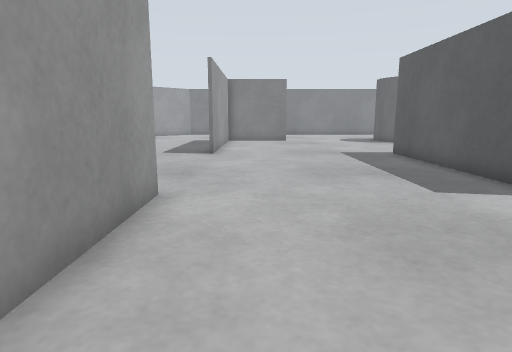
view 1 (above)

21 first-person views from a walk through a robot-simulator world made for Gazebo. The camera is 0.39 m above the floor, tilts 10° down and sees 75° across. The floor is counted in squares, 0.25 m on a side. Each view is taken from the middle of a square. On the plan, view 1 faces up. The plan holds only what a view shows up to about 16 squares ahead; the rest is blank.

view 2
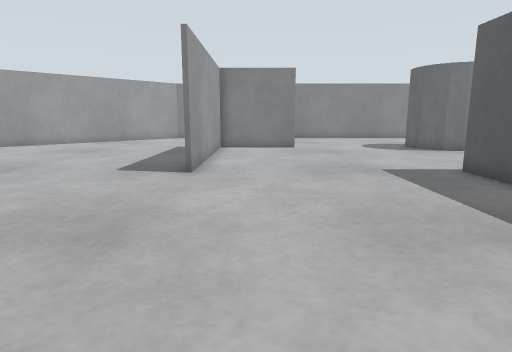

view 3
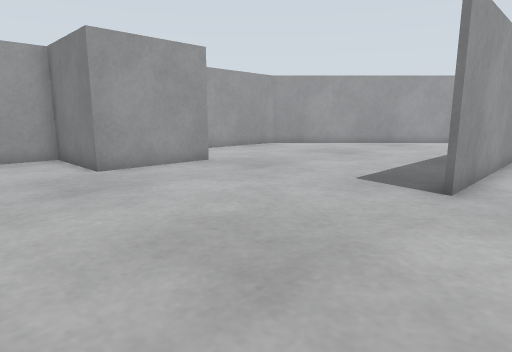

view 4
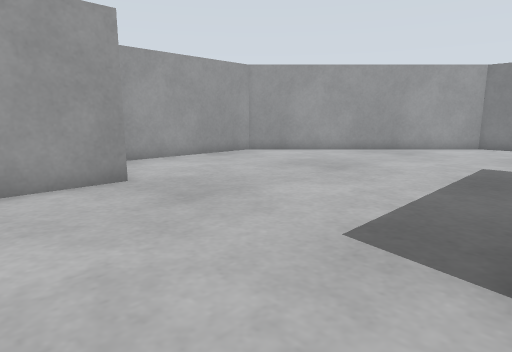

view 5
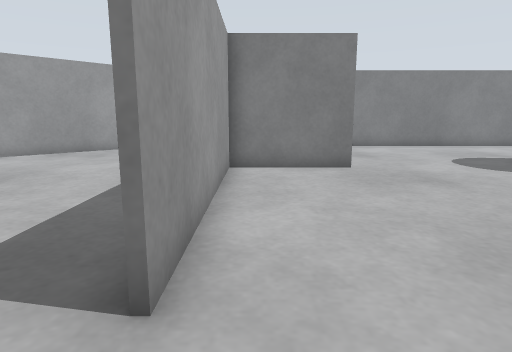

view 6
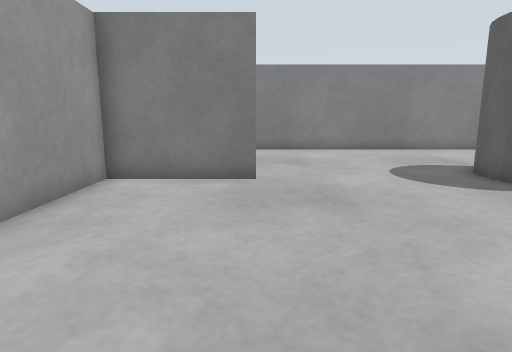

view 7
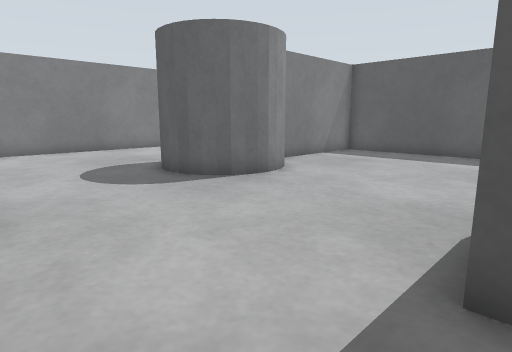

view 8
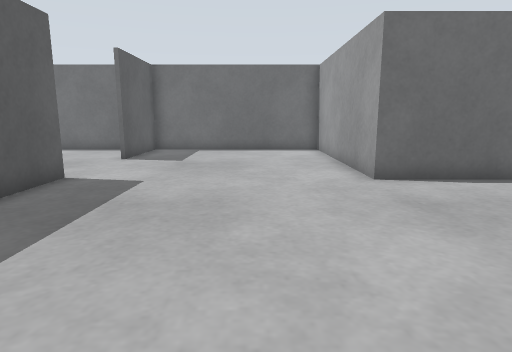

view 9
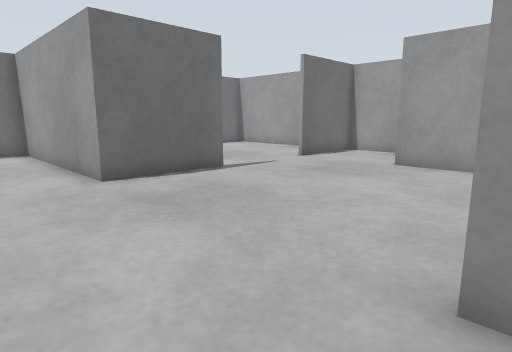

view 10
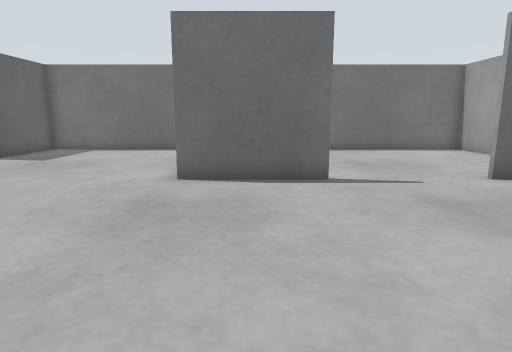

view 11
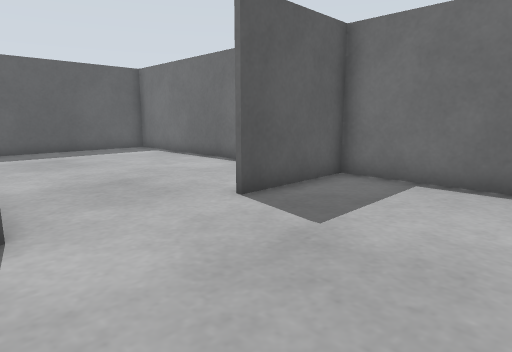

view 12
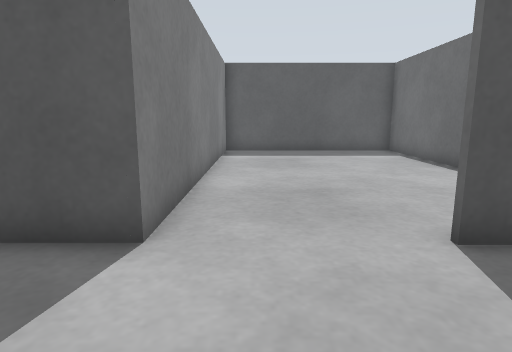

view 13
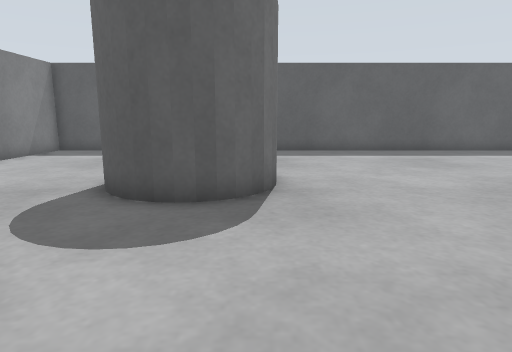

view 14
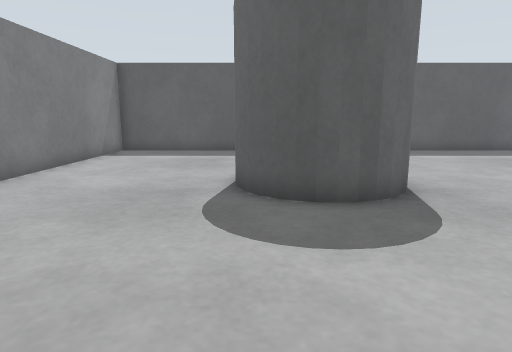

view 15
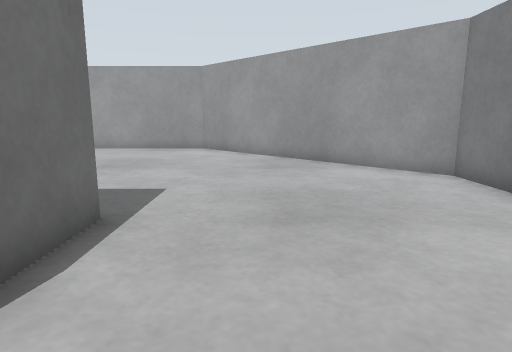

view 16
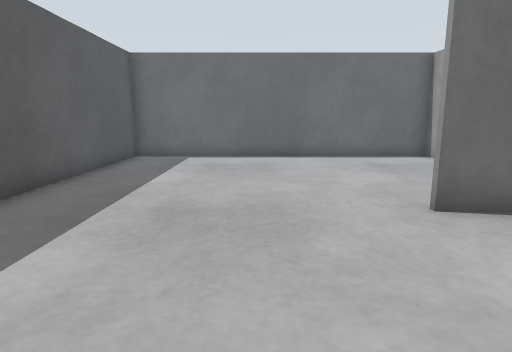

view 17
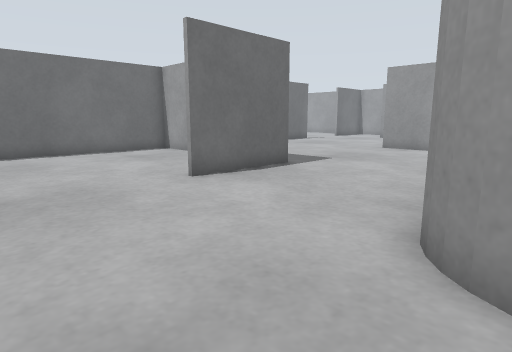

view 18
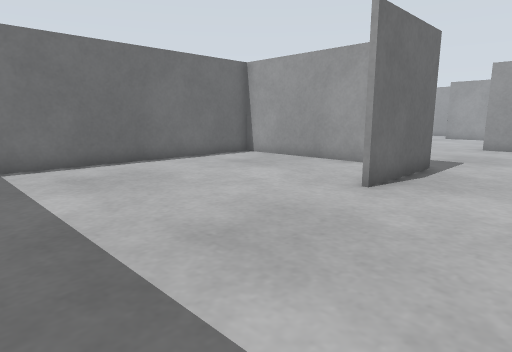

view 19
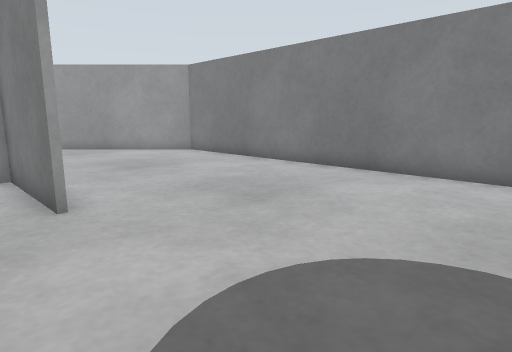

view 20
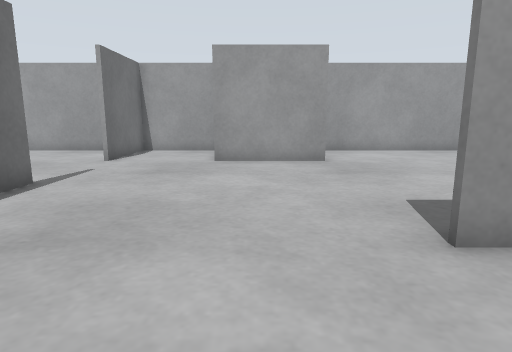

view 21
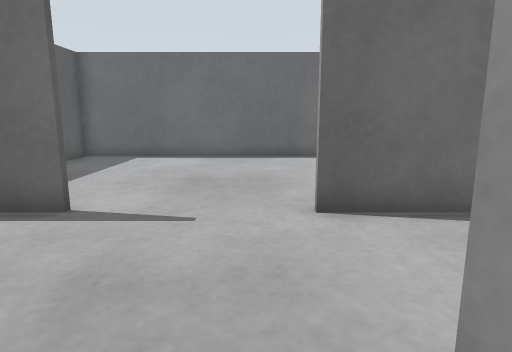

### Floor plan
Ten units are one square. View 1 is at (0, 0); x grows to the right and y downward. Boxes are objects, and circles mark ways between rooms. Rooms are numbered by the first view taken in them; rooms with no view inside come last. Other rooms are left out.
<svg viewBox="-143 -308 327 327">
<path fill="none" stroke="#000" d="M21 -224 -18 -224 -18 -144M-20 -226 1 -226M81 -219 80 -227M80 -221 81 -231 84 -238 90 -243 97 -245M-100 -146 -100 -105 -138 -105 -138 -67 -100 -67M102 -205 94 -206 87 -209 82 -215 79 -225M106 -205 98 -205 90 -207 84 -212 79 -223 82 -235 87 -241 94 -244 101 -245M-59 -67 -20 -67 -20 14M60 -64 60 -146 100 -146M-19 13 60 13 60 -25M178 -249 178 -303 -59 -303 -138 -224 -138 -153M62 -125 62 -67 179 -67M116 -212 109 -207 102 -205M117 -214 113 -209M119 -218 115 -210 106 -205M178 -69 178 -224 129 -224M76 13 178 13 178 -69M179 -64 60 -64M-138 -49 -138 13 -19 13M-22 14 -22 -1"/>
<circle cx="100" cy="-175" r="3" fill="#2a7"/>
<circle cx="60" cy="-45" r="3" fill="#2a7"/>
<circle cx="-80" cy="-70" r="3" fill="#2a7"/>
<text x="0" y="-170">1</text>
<text x="130" y="-140">2</text>
<text x="120" y="-30">3</text>
<text x="-80" y="-30">4</text>
</svg>
Room 1 opens to room 2. Room 1 opens to room 3. Room 1 opens to room 4.

Where each view was taken, in squares from view 1:
view 1: 0 up, 0 right, facing up
view 2: 5 up, 0 right, facing up
view 3: 7 up, 0 right, facing up-left
view 4: 11 up, 2 left, facing up-left
view 5: 12 up, 1 left, facing up
view 6: 14 up, 2 right, facing up
view 7: 14 up, 3 right, facing up-right
view 8: 15 up, 1 right, facing down
view 9: 15 up, 1 right, facing down-left
view 10: 15 up, 4 left, facing down
view 11: 7 up, 1 right, facing down-right
view 12: 5 up, 2 right, facing right
view 13: 21 up, 2 right, facing right
view 14: 24 up, 2 right, facing right
view 15: 25 up, 3 right, facing left
view 16: 20 up, 13 right, facing down
view 17: 22 up, 15 right, facing down-left
view 18: 18 up, 17 right, facing down-left
view 19: 21 up, 8 right, facing up-left
view 20: 12 up, 2 right, facing left
view 21: 12 up, 9 left, facing down
